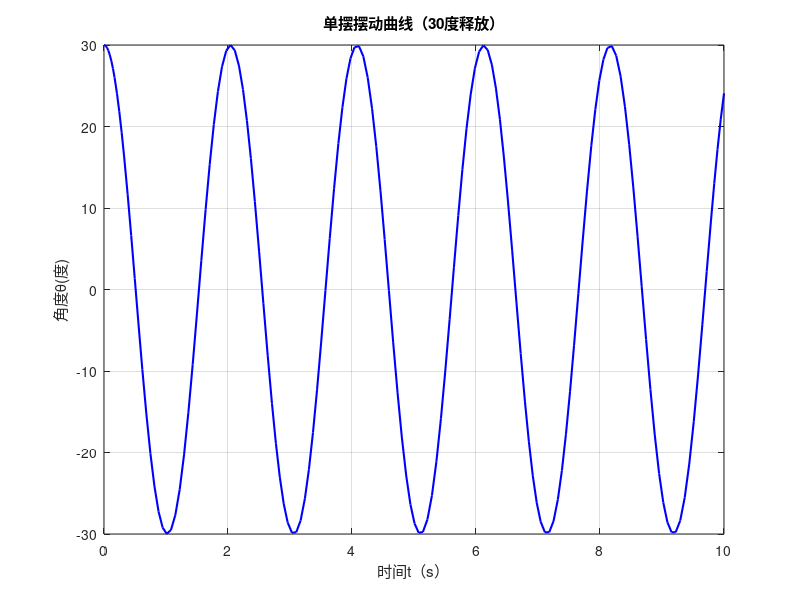

This chart was generated by the following MATLAB code:
clear;clc;close all;
g=9.8;
L=1;


pendulum_ode=@(t,z) [z(2); -(g/L)*sin(z(1))];
theta0=deg2rad(30);
z0=[theta0; 0];
tspan=[0,10];
[t,z]=ode45(pendulum_ode,tspan,z0);
theta=z(:,1);


figure;
plot(t,rad2deg(theta),'b-','LineWidth',1.5);
xlabel('时间t（s）');
ylabel('角度\theta(度)');
title('单摆摆动曲线（30度释放）');
grid on;
